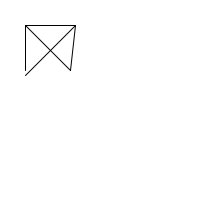
Frame 1 (no input)
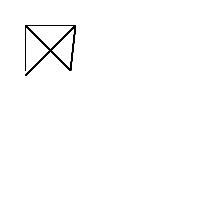
Frame 60 (the mouse pressed at the canvas centre just before this capture)
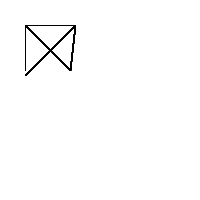
Frame 120 (the mouse held since frame 60 and released just before this capture)

The Processing sketch that drew these frames (run headless with seeded random() and noise(); from frame 60 on, the mouse is pressed at the canvas centre):

// Processing sketch: sketchpg5_251106b
// ── sketchpg5_251106b.pde
void setup () {
size(200,200);
  background(255);
   


}

void draw(){
  line(25,25,70,70);
    line(70,70,75,25);
        line(75,25,25,75);
            line(25,70,25,25);
                line(25,25,75,25);



  
  
 }
